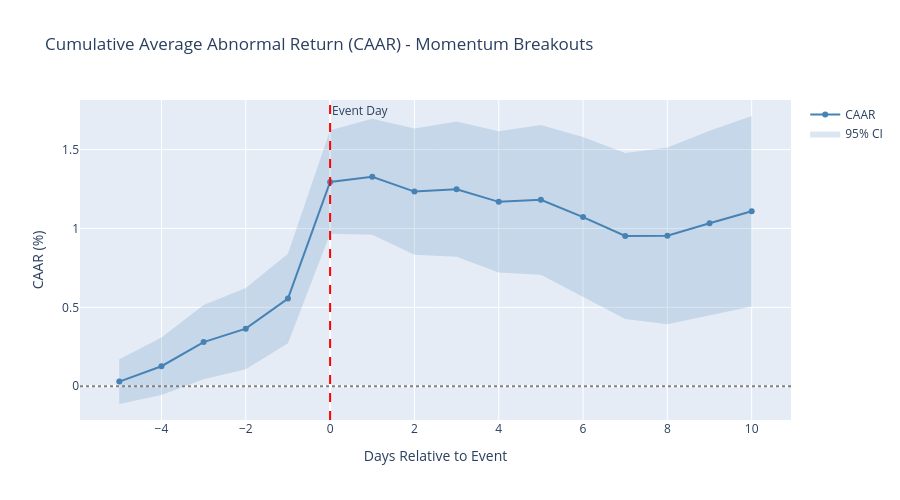

Notebook code cell kept with this figure:
### Markdown cell above
## 4. Visualize CAAR with Correct Confidence Bands

**Key Fix**: The variance of CAAR is the **cumulative sum** of daily AAR variances,
not a rolling calculation.

$$\text{Var}(\text{CAAR}_t) = \sum_{s=1}^{t} \text{Var}(\text{AAR}_s)$$

$$\text{SE}(\text{CAAR}_t) = \sqrt{\sum_{s=1}^{t} \frac{\sigma_s^2}{n_s}}$$

### Code cell
if len(result["daily_aar"]) > 0:
    daily_aar = result["daily_aar"]

    fig = go.Figure()

    days = daily_aar["day"].to_list()
    caar = daily_aar["caar"].to_numpy() * 100  # Convert to percent
    caar_se = daily_aar["caar_se"].to_numpy() * 100

    # CAAR line
    fig.add_trace(
        go.Scatter(
            x=days,
            y=caar,
            mode="lines+markers",
            name="CAAR",
            line=dict(color="steelblue", width=2),
        )
    )

    # 95% confidence band (CORRECT formula)
    upper = caar + 1.96 * caar_se
    lower = caar - 1.96 * caar_se

    fig.add_trace(
        go.Scatter(
            x=days + days[::-1],
            y=np.concatenate([upper, lower[::-1]]).tolist(),
            fill="toself",
            fillcolor="rgba(70, 130, 180, 0.2)",
            line=dict(width=0),
            name="95% CI",
        )
    )

    # Event day marker
    fig.add_vline(x=0, line_dash="dash", line_color="red", annotation_text="Event Day")
    fig.add_hline(y=0, line_dash="dot", line_color="gray")

    fig.update_layout(
        title="Cumulative Average Abnormal Return (CAAR) - Momentum Breakouts",
        xaxis_title="Days Relative to Event",
        yaxis_title="CAAR (%)",
        height=500,
    )

    fig.show()

### Figure 1 — Plotly figure (JSON) as saved in the notebook; plotly's stock layout.template omitted (floating-point values rounded to 4 significant figures)
{"data": [{"line": {"color": "steelblue", "width": 2}, "mode": "lines+markers", "name": "CAAR", "type": "scatter", "x": [-5, -4, -3, -2, -1, 0, 1, 2, 3, 4, 5, 6, 7, 8, 9, 10], "y": [0.02956, 0.1269, 0.2799, 0.3648, 0.5557, 1.295, 1.328, 1.234, 1.249, 1.169, 1.182, 1.072, 0.9522, 0.9534, 1.034, 1.109]}, {"fill": "toself", "fillcolor": "rgba(70, 130, 180, 0.2)", "line": {"width": 0}, "name": "95% CI", "type": "scatter", "x": [-5, -4, -3, -2, -1, 0, 1, 2, 3, 4, 5, 6, 7, 8, 9, 10, 10, 9, 8, 7, 6, 5, 4, 3, 2, 1, 0, -1, -2, -3, -4, -5], "y": [0.1717, 0.309, 0.5153, 0.6221, 0.8395, 1.622, 1.696, 1.634, 1.678, 1.616, 1.657, 1.579, 1.478, 1.513, 1.62, 1.713, 0.5051, 0.4475, 0.3933, 0.4265, 0.5649, 0.7069, 0.7212, 0.8203, 0.8331, 0.9602, 0.9669, 0.2718, 0.1075, 0.04458, -0.05515, -0.1126]}], "layout": {"annotations": [{"showarrow": false, "text": "Event Day", "x": 0, "xanchor": "left", "xref": "x", "y": 1, "yanchor": "top", "yref": "y domain"}], "height": 500, "shapes": [{"line": {"color": "red", "dash": "dash"}, "type": "line", "x0": 0, "x1": 0, "xref": "x", "y0": 0, "y1": 1, "yref": "y domain"}, {"line": {"color": "gray", "dash": "dot"}, "type": "line", "x0": 0, "x1": 1, "xref": "x domain", "y0": 0, "y1": 0, "yref": "y"}], "title": {"text": "Cumulative Average Abnormal Return (CAAR) - Momentum Breakouts"}, "xaxis": {"title": {"text": "Days Relative to Event"}}, "yaxis": {"title": {"text": "CAAR (%)"}}}}
